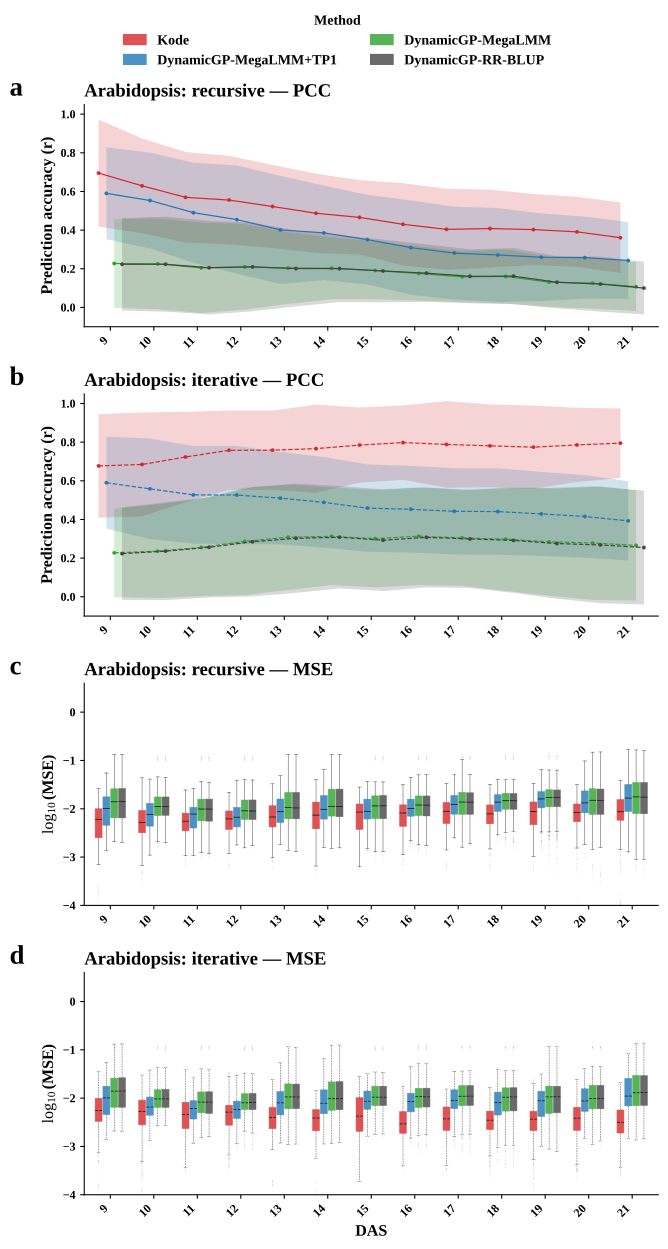

Source code (Python):
# -*- coding: utf-8 -*-
"""fig2_arab_pcc.py — Arabidopsis: Kode vs 作者三变体
风格: PCC = 线+ribbon(pooled SD); MSE = log10 分组箱线图
线型: recursive = 实线, iterative = 虚线

  (a) recursive — PCC   线+ribbon (mean ± pooled SD)
  (b) iterative — PCC   线+ribbon
  (c) recursive — MSE   log10(MSE) 分组箱线图, 实线框
  (d) iterative — MSE   log10(MSE) 分组箱线图, 虚线框

数据 (同目录):  unified_norm_author_vs_kode_per_timepoint.csv
                unified_norm_author_vs_kode_per_foldset.csv
输出 (同目录):  fig2_arab_pcc.png / .svg / .pdf
"""
import os
import numpy as np
import pandas as pd
import matplotlib
matplotlib.use("Agg")
import matplotlib.pyplot as plt
from matplotlib.patches import Patch

HERE = os.path.dirname(os.path.abspath(__file__))
CSV   = os.path.join(HERE, "unified_norm_author_vs_kode_per_timepoint.csv")
LONG  = os.path.join(HERE, "unified_norm_author_vs_kode_per_foldset.csv")

plt.rcParams.update({
    "font.family": "serif",
    "font.serif": ["Times New Roman", "DejaVu Serif"],
    "mathtext.fontset": "custom", "mathtext.rm": "Times New Roman",
    "mathtext.it": "Times New Roman:italic", "mathtext.bf": "Times New Roman:bold",
    "font.size": 10.5, "axes.titlesize": 12, "axes.labelsize": 10.5,
    "axes.linewidth": 0.8, "xtick.labelsize": 9, "ytick.labelsize": 9,
    "legend.fontsize": 10.5, "savefig.dpi": 300, "figure.dpi": 110,
    "svg.fonttype": "none",
})

METHODS = [("Kode",       "#D62728", "Kode"),
           ("author_tp1", "#1F77B4", "DynamicGP-MegaLMM+TP1"),
           ("author_mega","#2CA02C", "DynamicGP-MegaLMM"),
           ("author_rr",  "#444444", "DynamicGP-RR-BLUP")]
DODGE = {m[0]: off for m, off in zip(METHODS, [-0.27, -0.09, 0.09, 0.27])}


def style_axis(ax, title, ylab):
    ax.set_ylabel(ylab, fontweight="bold", fontsize=12)
    ax.set_title(title, fontsize=14, fontweight="bold", loc="left", pad=6)
    ax.spines["top"].set_visible(False); ax.spines["right"].set_visible(False)
    ax.tick_params(axis="both", which="both", length=3)
    for lab in ax.get_xticklabels() + ax.get_yticklabels():
        lab.set_fontweight("bold")


def panel_label(ax, lab):
    ax.text(-0.13, 1.04, lab, transform=ax.transAxes, fontsize=20, fontweight="bold")


def trait_sd(long, das):
    """跨性状 SD (对齐作者第一篇 "mean across all traits +/- SD"): 每个性状先跨折平均, 再取性状间 SD. 逐 DAS."""
    tm = long.groupby(["Series", "DAS", "trait"])["PCC"].mean().reset_index()
    out = {}
    for s, g in tm.groupby("Series"):
        p = g.pivot(index="DAS", columns="trait", values="PCC").reindex(das)
        out[s] = p.std(axis=1).values
    return out


def draw_line(ax, d, xi, prot, metric, ls, tsd=None):
    for pfx, col, _lab in METHODS:
        y = d[f"{pfx}_{prot}_{metric}"].values.astype(float)
        s = (tsd[f"{pfx}_{prot}"] if tsd is not None else
             d[f"{pfx}_{prot}_{metric}_sd"].values.astype(float))   # 2026-09-14: 跨性状 SD
        xx = xi + DODGE[pfx]
        ax.fill_between(xx, y - s, y + s, color=col, alpha=0.20, lw=0, zorder=2)
        ax.plot(xx, y, color=col, ls=ls, lw=0.9, marker="o", ms=2.6,
                mec=col, mfc=col, mew=0.25, zorder=3)


def draw_box(ax, long, das, prot, ls):
    data, pos, cols = [], [], []
    for i, tp in enumerate(das):
        for pfx, col, _lab in METHODS:
            v = long[(long.Series == f"{pfx}_{prot}") & (long.DAS == tp)]["MSE"].values
            v = v[np.isfinite(v)]
            if v.size == 0:
                v = np.array([np.nan])
            data.append(np.log10(v + 1e-12))
            pos.append(float(tp) + DODGE[pfx]); cols.append(col)   # 真实时间位置(与折线一致)
    bp = ax.boxplot(data, positions=pos, widths=0.16, patch_artist=True,
                    showfliers=True, manage_ticks=False,
                    flierprops=dict(marker="o", markersize=0.8, markerfacecolor="0.35",
                                    markeredgecolor="none", alpha=0.15),
                    whiskerprops=dict(linewidth=0.35, color="0.25", linestyle=ls),
                    capprops=dict(linewidth=0.35, color="0.25", linestyle=ls),
                    boxprops=dict(linewidth=0.35, linestyle=ls),
                    medianprops=dict(linewidth=0.6, color="0.1", linestyle=ls))
    for patch, c in zip(bp["boxes"], cols):
        patch.set_facecolor(c); patch.set_edgecolor(c); patch.set_alpha(0.80)
    ax.set_ylim(-4.0, 0.6); ax.set_yticks(list(range(-4, 1)))


def main():
    d    = pd.read_csv(CSV)
    long = pd.read_csv(LONG)
    das  = list(d["DAS"].values)
    xi   = np.asarray(das, dtype=float)   # 真实时间位置(非索引)

    fig, axes = plt.subplots(4, 1, figsize=(7.0, 13.0))

    TSD = trait_sd(long, das)
    draw_line(axes[0], d, xi, "rec",  "PCC", "-", tsd=TSD)
    style_axis(axes[0], "Arabidopsis: recursive — PCC", "Prediction accuracy (r)")
    panel_label(axes[0], "a")
    axes[0].set_ylim(-0.1, 1.05); axes[0].set_yticks([0,0.2,0.4,0.6,0.8,1.0])

    draw_line(axes[1], d, xi, "iter", "PCC", "--", tsd=TSD)
    style_axis(axes[1], "Arabidopsis: iterative — PCC", "Prediction accuracy (r)")
    panel_label(axes[1], "b")
    axes[1].set_ylim(-0.1, 1.05); axes[1].set_yticks([0,0.2,0.4,0.6,0.8,1.0])

    draw_box(axes[2], long, das, "rec", "-")
    style_axis(axes[2], "Arabidopsis: recursive — MSE", r"$\log_{10}$(MSE)")
    panel_label(axes[2], "c")

    draw_box(axes[3], long, das, "iter", "--")
    style_axis(axes[3], "Arabidopsis: iterative — MSE", r"$\log_{10}$(MSE)")
    panel_label(axes[3], "d")

    # 四个面板统一真实时间刻度与真实时间间距(否则前三个面板只显示索引刻度, 与真实 DAS 对不上)
    for ax in axes:
        ax.set_xlim(xi[0] - 0.6, xi[-1] + 0.6)
        ax.set_xticks(xi)
        ax.set_xticklabels([str(int(v)) for v in das], rotation=45, ha="right",
                           fontweight="bold")
    axes[-1].set_xlabel("DAS", fontweight="bold", fontsize=12)

    handles = [Patch(facecolor=c, edgecolor=c, alpha=0.80, label=lab)
               for _p, c, lab in METHODS]
    leg = fig.legend(handles=handles, loc="upper center", ncol=2, frameon=False,
                     title="Method", bbox_to_anchor=(0.5, 1.0),
                     handlelength=1.6, columnspacing=2.4, borderaxespad=0.2)
    leg.get_title().set_fontweight("bold")
    for t in leg.get_texts():
        t.set_fontweight("bold")

    fig.tight_layout(rect=[0, 0, 1, 0.955])
    for ext in ("svg",):   # 只输出 SVG
        out = os.path.join(HERE, f"fig2_arab_pcc.{ext}")
        fig.savefig(out, bbox_inches="tight")
        print("saved ->", out)
    plt.close(fig)


if __name__ == "__main__":
    print("data  ->", CSV)
    print("long  ->", LONG)
    main()
